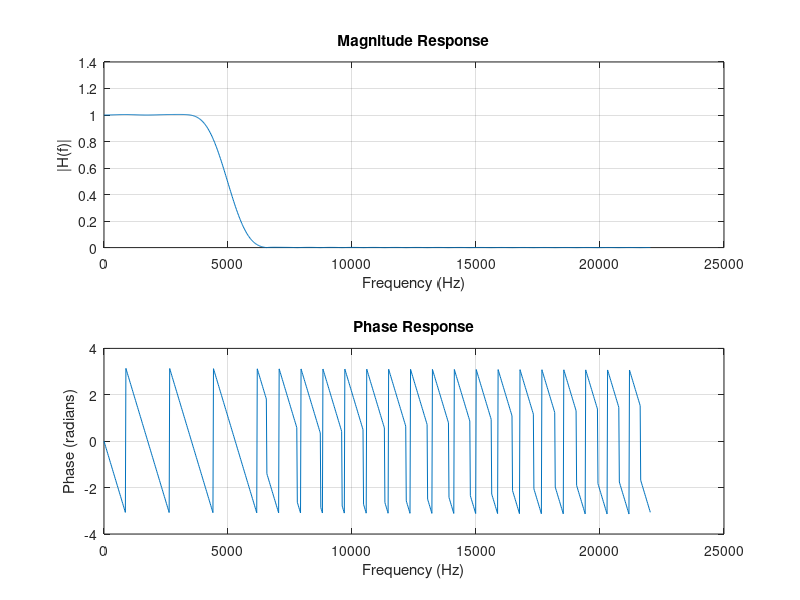

Write the MATLAB code that produced this figure. (Note: this script raises an error after producing the figure.)
clear; clc; close all;
% Define filter specifications
Fs = 44100;  % Sampling frequency (Hz)
Fc = 5000;   % Cutoff frequency (Hz)
N = 50;      % Filter order
% Design a low-pass FIR filter using a Hamming window
b = fir1(N, Fc/(Fs/2), 'low', hamming(N+1));
a = 1;
% Compute frequency response
[H, f] = freqz(b, a, 1024, Fs);
% Plot magnitude and phase response
figure;
subplot(2,1,1);
plot(f, abs(H));
title('Magnitude Response');
xlabel('Frequency (Hz)');
ylabel('|H(f)|');
grid on;
subplot(2,1,2);
plot(f, angle(H));
title('Phase Response');
xlabel('Frequency (Hz)');
ylabel('Phase (radians)');
grid on;
% Load an audio file
disp('Loading audio file...');
[audioData, Fs] = audioread('audiofile.wav');
% Apply filter to the audio file
filteredAudio = filter(b, a, audioData);
disp('Playing original audio...');
audioOrig = audioplayer(audioData, Fs);
playblocking(audioOrig);
disp('Playing filtered audio...');
audioOut = audioplayer(filteredAudio, Fs);
playblocking(audioOut);
disp('Filtered audio playback complete.');